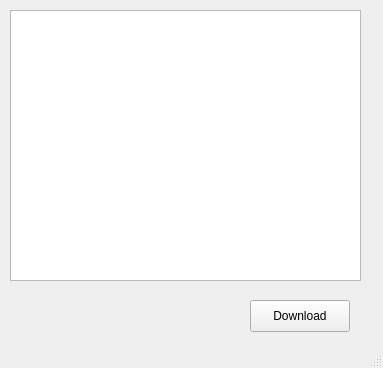
<?xml version="1.0" encoding="UTF-8"?>
<ui version="4.0">
 <class>MainWindow</class>
 <widget class="QMainWindow" name="MainWindow">
  <property name="geometry">
   <rect>
    <x>0</x>
    <y>0</y>
    <width>383</width>
    <height>368</height>
   </rect>
  </property>
  <property name="windowTitle">
   <string>MainWindow</string>
  </property>
  <widget class="QWidget" name="centralwidget">
   <widget class="QPushButton" name="pushButton">
    <property name="geometry">
     <rect>
      <x>250</x>
      <y>300</y>
      <width>100</width>
      <height>32</height>
     </rect>
    </property>
    <property name="text">
     <string>Download</string>
    </property>
   </widget>
   <widget class="QTextEdit" name="textEdit">
    <property name="geometry">
     <rect>
      <x>10</x>
      <y>10</y>
      <width>351</width>
      <height>271</height>
     </rect>
    </property>
   </widget>
  </widget>
  <widget class="QMenuBar" name="menubar">
   <property name="geometry">
    <rect>
     <x>0</x>
     <y>0</y>
     <width>383</width>
     <height>24</height>
    </rect>
   </property>
  </widget>
  <widget class="QStatusBar" name="statusbar"/>
 </widget>
 <resources/>
 <connections/>
</ui>
